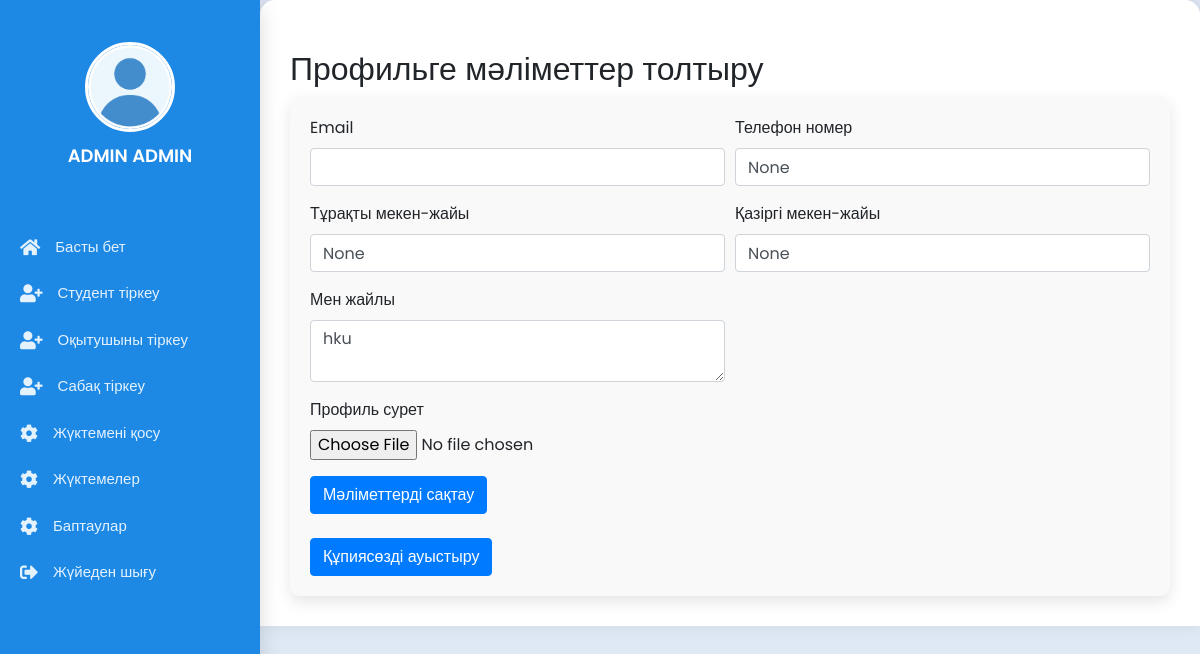
Page /profile_update/ (signed in) on the earlier database version.
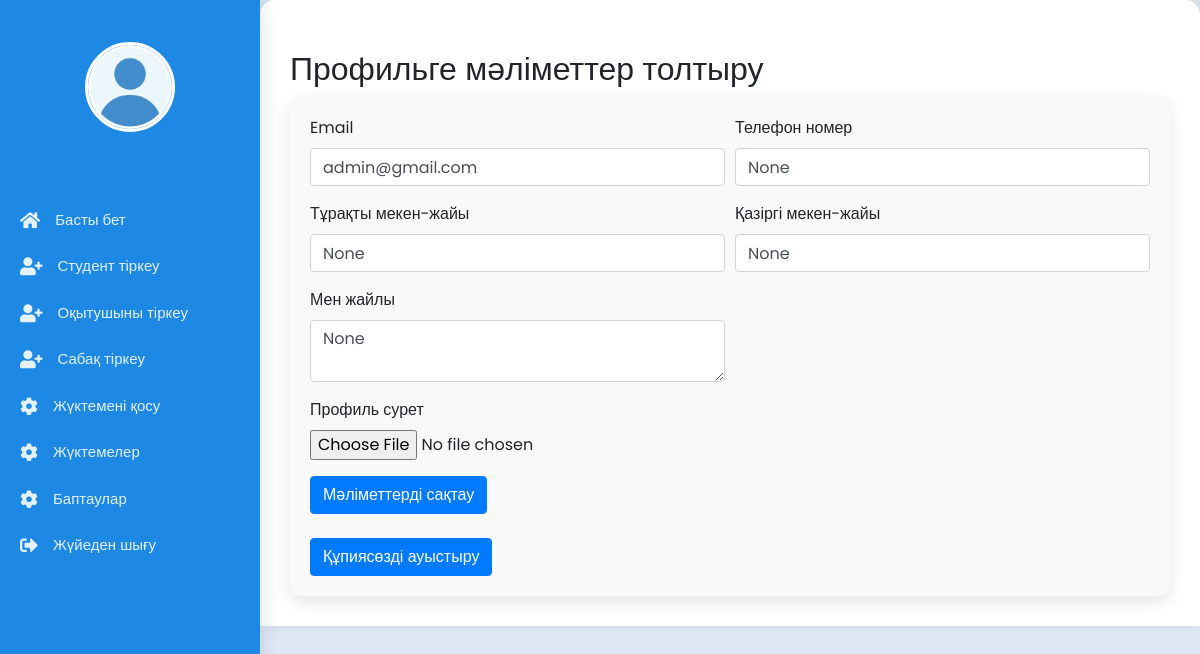
Same page on the later database version.
### main/models.py (models this page shows, shortened)
class CustomUser(AbstractUser):
    is_student = models.BooleanField(default=False)
    is_teacher = models.BooleanField(default=False)
    rate = models.DecimalField(
        max_digits=3,
        decimal_places=2,
        choices=[
            (1.00, 'Толық'),
            (0.50, '0.5'),
            (0.25, '0.25')
        ],
        default=1.00,
        blank=True,
        null=True,
        verbose_name='Ставка'
    )
    img = models.ImageField('foto', upload_to="profile/", blank=True, null=True)
    data = models.DateField('tygan kyn', blank=True, null=True)
    about_me  = models.TextField('ozim jaily', blank=True, null=True)
    email = models.EmailField('email', blank=True, null=True, )
    telefon = models.CharField('telefon', blank=True, null=True, max_length=20)
    addres1 = models.CharField('meken-jai-1', blank=True, null=True, max_length=100)
    addres2 = models.CharField('meken-jai-2', blank=True, null=True, max_length=100)
    ana = models.CharField('anasy aty', blank=True, null=True, max_length=100)
    ana_nomer = models.CharField('ana_telefon', blank=True, null=True, max_length=20)
    ake = models.CharField('akesy aty', blank=True, null=True, max_length=100)
    ake_nomer = models.CharField('ake_telefon', blank=True, null=True, max_length=20)
    kyrs = models.ForeignKey(Kyrs, on_delete=models.CASCADE, verbose_name='kyrs', blank=True, null=True )
    toby = models.ForeignKey(Toby, on_delete=models.CASCADE, verbose_name='toby', blank=True, null=True)
    oku_tury = models.ForeignKey(Oky_tury, on_delete=models.CASCADE, verbose_name='oky_tury', blank=True, null=True)
    dareje = models.ForeignKey(Dareje, on_delete=models.CASCADE, verbose_name='dareje', blank=True, null=True)
    kyzmet = models.ForeignKey(Kyzmet, on_delete=models.CASCADE, verbose_name='kyzmet', blank=True, null=True)
    sabak = models.ManyToManyField(Kyrs, verbose_name='sabak', related_name='custom_user_sabaks')
    user_permissions = models.ManyToManyField(
        Permission,
        verbose_name=_('user permissions'),
        blank=True,
        related_name='customuser_permissions',
        related_query_name='customuser_permission',
    )
    groups = models.ManyToManyField(
        Group,
        verbose_name=_('groups'),
        blank=True,
        related_name='customuser_groups',
        related_query_name='customuser_group',
    )

### main/views.py (the view)
# urls.py: path('profile_update/', views.profile_update, name='profile_update'),
@login_required
def profile_update(request):
    kurator = Toby_kurator.objects.filter(kurator=request.user)
    if request.method == 'POST':
        form = UserProfileForm(request.POST, request.FILES, instance=request.user)
        if form.is_valid():
            form.save()
            return redirect('profile')  # Redirect to a success page or the profile page
    else:
        form = UserProfileForm(instance=request.user)
    return render(request, 'main/profile_update.html', {'form': form,'kurator' : kurator})

### main/forms.py
class UserProfileForm(forms.ModelForm):
    class Meta:
        model = CustomUser
        fields = ['email', 'telefon', 'addres1', 'addres2',
            'ana', 'ana_nomer', 'ake', 'ake_nomer', 'about_me', 'img']

### main/templates/main/profile_update.html (shortened to what this page needs)
{% extends 'main/profile.html' %}
{% load static %}
{% block link %}
<link rel="stylesheet" href="https://stackpath.bootstrapcdn.com/bootstrap/4.5.2/css/bootstrap.min.css">
{% endblock link %}
{% block main %}
     <section class="main-course1">
            <h2>Профильге мәліметтер толтыру </h2>
            <div class="course-box1">
        <form method="post" enctype="multipart/form-data" class="needs-validation" novalidate>
            <div class="form-row">
                <div class="col-md-6 mb-3">
                    <label for="email">Email</label>
                    <input type="email" name="email" class="form-control" id="email" value="{{ form.email.value }}" required>
                </div>
                <div class="col-md-6 mb-3">
                    <label for="telefon">Телефон номер</label>
                    <input type="text" name="telefon" class="form-control" id="telefon" value="{{ form.telefon.value }}" required>
                </div>
            </div>
            <div class="form-row">
                <div class="col-md-6 mb-3">
                    <label for="addres1">Тұрақты мекен-жайы</label>
                    <input type="text" name="addres1" class="form-control" id="addres1" value="{{ form.addres1.value }}" required>
                </div>
                <div class="col-md-6 mb-3">
                    <label for="addres2">Қазіргі мекен-жайы</label>
                    <input type="text" name="addres2" class="form-control" id="addres2" value="{{ form.addres2.value }}" required>
                </div>
            </div>
            <div class="form-row">
                <div class="col-md-6 mb-3">
                    <label for="about_me">Мен жайлы </label>
                    <textarea name="about_me" class="form-control" id="about_me" required>{{ form.about_me.value }}</textarea>
                </div>
            </div>
            <div class="form-row">
                <div class="col-md-6 mb-3">
                    <label for="img">Профиль сурет </label>
                    <input type="file" name="img" class="form-control-file" id="img">
                </div>
            </div>
            <button class="btn btn-primary" type="submit">Мәліметтерді сақтау </button>
        </form>
         <br>
        <a href="{% url 'change_password' %}" class="btn btn-primary" type="submit">Құпиясөзді ауыстыру</a>
    </div>
          </section>
{% endblock main %}

### main/templates/main/profile.html (shortened to what this page needs)
<span style="font-family: verdana, geneva, sans-serif;"><!DOCTYPE html>
{% load static %}
    <html lang="en">
    <head>
      <link rel="stylesheet" href="{% static 'css/style-index1.css' %}">
      {% block link %}{% endblock link %}
      <link rel="stylesheet" href="https://cdnjs.cloudflare.com/ajax/libs/font-awesome/5.15.4/css/all.min.css"/>
    </head>
    <body>
      <div class="container1">
        <nav class="nav1">
          <ul>
            <li>
                <a href="{% url 'user'  user.id %}" class="logo">
                    {% if user.img %}
                        <img src="{{ user.img.url }}" alt="{{ user.first_name }} {{ user.last_name }}">
                    {% else %}
                        <img src="{% static 'img/images.png' %}" alt="Default Image">
                    {% endif %}
                    <span class="nav-item">{{ user.first_name }} {{ user.last_name }}</span>
                    <br>
                </a>
            </li>
            <li><a href="{% url 'profile' %}" class="{% if request.path == '/profile/' %}active1{% endif %}" >
              <i class="fas fa-home"></i>
              <span class="nav-item1 ">Басты бет</span>
            </a></li>
              {% if user.is_teacher == True %}
            <li><a href="{% url 'lek_pr' %}" class="{% if request.path == '/lek_pr/' %}active1{% endif %}">
              <i class="fas fa-tasks"></i>
              <span class="nav-item1">Пәндер тізімі</span>
            </a></li>
              {% elif user.is_student == True  %}
            <li><a href="{% url 'student_sabak' %}" class="{% if request.path == '/student_sabak/' %}active1{% endif %}">
              <i class="fas fa-tasks"></i>
              <span class="nav-item1">Пәндер тізімі</span>
            </a></li>
              {% else %}
              <li><a href="{% url 'register_student' %}" class="{% if request.path == '/register_student/' %}active1{% endif %}">
              <i class="fas fa fa-user-plus"></i>
              <span class="nav-item1 ">Студент тіркеу</span>
            </a></li>
            <li><a href="{% url 'register_teacher' %}" class="{% if request.path == '/register_teacher/' %}active1{% endif %}">
              <i class="fas fa fa-user-plus"></i>
              <span class="nav-item1">Оқытушыны тіркеу</span>
            </a></li>
            <li><a href="{% url 'sabak_top' %}" class="{% if request.path == '/sabak_top/' %}active1{% endif %}">
              <i class="fas fa fa-user-plus"></i>
              <span class="nav-item1 ">Сабақ тіркеу</span>
            </a></li>
                                        <li><a href="{% url 'zhukteme_create' %}"
                             class="{% if request.path == '/zhukteme_create/' %}active1{% endif %}">
              <i class="fas fa-cog"></i>
              <span class="nav-item1">Жүктемені қосу</span>
            </a></li>
                                <li><a href="{% url 'zhukteme_list' %}"
                             class="{% if request.path == '/zhukteme_list/' %}active1{% endif %}">
              <i class="fas fa-cog"></i>
              <span class="nav-item1">Жүктемелер</span>
            </a></li>
              {% endif %}
            <li><a href="{% url 'profile_update' %}" class="{% if request.path == '/profile_update/' %}active1{% endif %}">
              <i class="fas fa-cog"></i>
              <span class="nav-item1">Баптаулар</span>
            </a></li>
            <li><a href="{% url 'logout' %}" class=""  class="logout">
              <i class="fas fa-sign-out-alt"></i>
              <span class="nav-item1">Жүйеден шығу</span>
            </a></li>
          </ul>
        </nav>
        <section class="main1">
    {% block main %}{% endblock main %}
</section>
      </div>
    </body>
    </html></span>

Differences in the rows shown:
changed CustomUser: email (not shown) → "admin@gmail.com"; first_name "ADMIN" → (not shown); last_name "ADMIN" → (not shown); telefon "None" → (not shown); addres1 "None" → (not shown); addres2 "None" → (not shown); about_me "hku" → (not shown)
Other differences:
form field telefon: (not shown) → "None"
form field addres1: (not shown) → "None"
form field addres2: (not shown) → "None"
form field about_me: (not shown) → "None"
